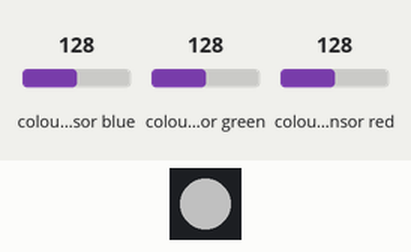
Bench run of a sketch on a simulated ATtiny85, built with avr-gcc and run on an emulated ATtiny85. Shown: 1 RGB LEDs in strip order, left to right. The inputs (shaded band) are chosen by the test bench; at power-on: colour sensor blue 128, colour sensor green 128, colour sensor red 128. Dim RGB values are drawn brighter than linear.

Above: at 1.3 s.
1.4 s: colour sensor blue set to 5
At 4.7 s:
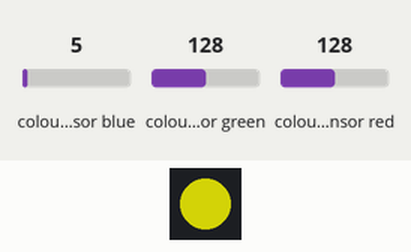
5.4 s: colour sensor green set to 5
At 7.5 s:
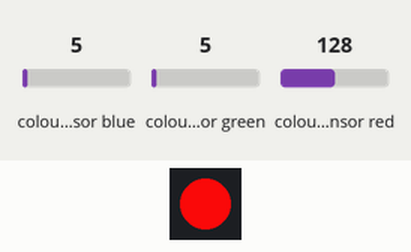
9.4 s: colour sensor blue set to 64
At 10.3 s:
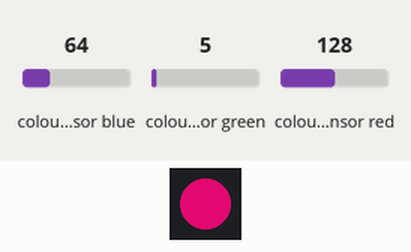
13.4 s: colour sensor red set to 5
At 17.0 s:
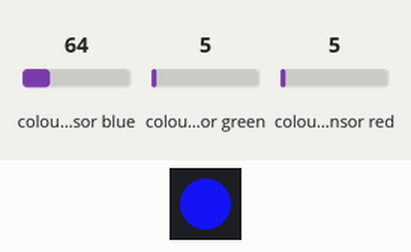
17.4 s: colour sensor green set to 64
At 19.7 s:
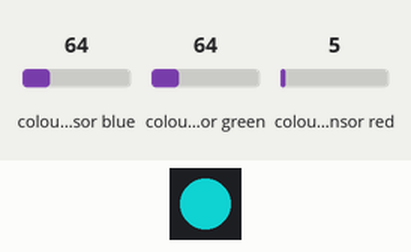
21.4 s: colour sensor blue set to 128
At 22.5 s:
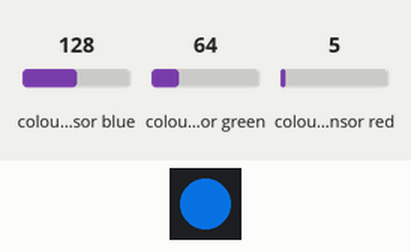
Timing chart, 0 to 24.4 s (numbered marks = the images above; inputs shaded):
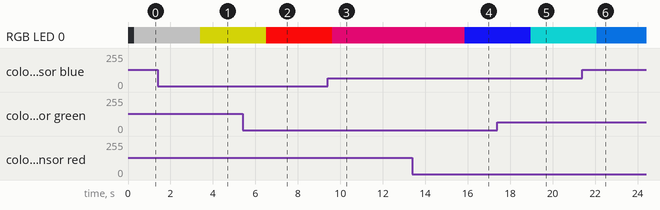

Measured:
- after the input at 1.4 s, RGB LED 0: RGB(85, 85, 85) → RGB(125, 125, 4) after 2.0 s
- after the input at 5.4 s, RGB LED 0: RGB(125, 125, 4) → RGB(237, 9, 9) after 1.1 s
- after the input at 9.4 s, RGB LED 0: RGB(237, 9, 9) → RGB(166, 6, 83) after 0.23 s
- after the input at 13.4 s, RGB LED 0: RGB(166, 6, 83) → RGB(17, 17, 221) after 2.5 s
- after the input at 17.4 s, RGB LED 0: RGB(17, 17, 221) → RGB(9, 123, 123) after 1.6 s
- after the input at 21.4 s, RGB LED 0: RGB(9, 123, 123) → RGB(6, 83, 166) after 0.68 s

The sketch:

GoWithAnythingTie.ino
```cpp
#include <Wire.h>
#include "Adafruit_TCS34725.h"
#include <Adafruit_NeoPixel.h>
#ifdef __AVR__
  #include <avr/power.h>
#endif

// Which pin on the Arduino is connected to the NeoPixels?
// On a Trinket or Gemma we suggest changing this to 1
#define PIN            1

// How many NeoPixels are attached to the Arduino?
#define NUMPIXELS      1

Adafruit_NeoPixel pixels = Adafruit_NeoPixel(NUMPIXELS, PIN, NEO_GRB + NEO_KHZ800);

int delayval = 3000; // delay for half a second

// our RGB -> eye-recognized gamma color
byte gammatable[256];


Adafruit_TCS34725 tcs = Adafruit_TCS34725(TCS34725_INTEGRATIONTIME_50MS, TCS34725_GAIN_4X);

void setup() {
    // This is for Trinket 5V 16MHz, you can remove these three lines if you are not using a Trinket
#if defined (__AVR_ATtiny85__)
  if (F_CPU == 16000000) clock_prescale_set(clock_div_1);
#endif
  // End of trinket special code
  pixels.begin(); // This initializes the NeoPixel library.

  // thanks PhilB for this gamma table!
  // it helps convert RGB colors to what humans see
  for (int i=0; i<256; i++) {
    float x = i;
    x /= 255;
    x = pow(x, 2.5);
    x *= 255;


      gammatable[i] = x;
    }
    //Serial.println(gammatable[i]);

}


void loop() {
  uint16_t clear, red, green, blue;

  tcs.setInterrupt(false);      // turn on LED

  delay(60);  // takes 50ms to read

  tcs.getRawData(&red, &green, &blue, &clear);

  tcs.setInterrupt(true);  // turn off LED


  // Figure out some basic hex code for visualization
  uint32_t sum = clear;
  float r, g, b;
  r = red; r /= sum;
  g = green; g /= sum;
  b = blue; b /= sum;
  r *= 256; g *= 256; b *= 256;

  //Serial.print((int)r ); Serial.print(" "); Serial.print((int)g);Serial.print(" ");  Serial.println((int)b );

   // For a set of NeoPixels the first NeoPixel is 0, second is 1, all the way up to the count of pixels minus one.

  for(int i=0;i<NUMPIXELS;i++){

    // pixels.Color takes RGB values, from 0,0,0 up to 255,255,255
    pixels.setPixelColor(i, pixels.Color(r,g,b)); // Moderately bright green color.

    pixels.show(); // This sends the updated pixel color to the hardware.

    delay(delayval); // Delay for a period of time (in milliseconds).
}

}
```
